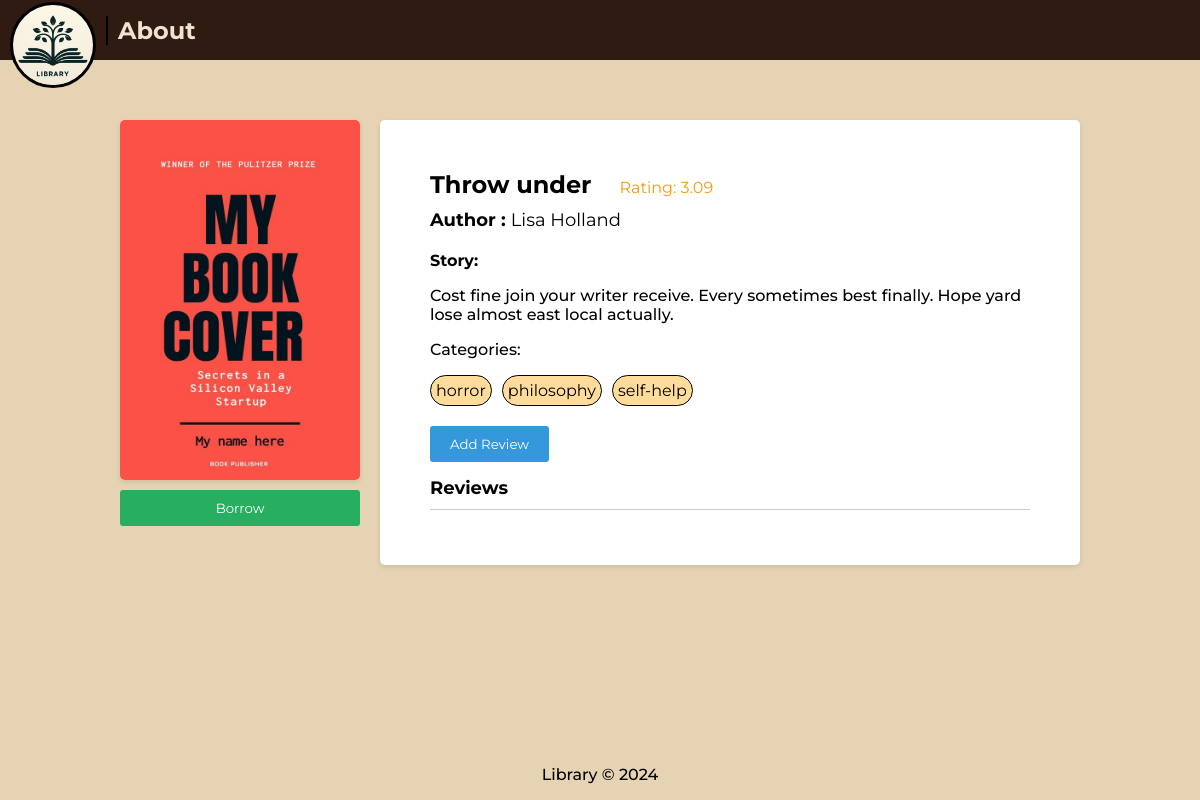
Page /book/50/ on the committed database.
### libraryManager/models.py (models this page shows, shortened)
class Book(models.Model):
    title = models.CharField(max_length=200)
    author = models.CharField(max_length=200)
    rating = models.DecimalField(max_digits=3, decimal_places=2, validators=[MinValueValidator(1.0), MaxValueValidator(5.0)])
    story = models.TextField()
    categories = models.ManyToManyField(Category, blank=True)
    dateAdded = models.DateTimeField(auto_now_add=True)
    datePublished = models.DateField()
    cover = models.ImageField(upload_to='covers/')
    isAvailable = models.BooleanField(default=True)

class Category(models.Model):
    name = models.CharField(max_length=100)

### libraryManager/views.py (the view)
# urls.py: path('book/<int:book_id>/', views.bookDetails),
@never_cache
def bookDetails(request, book_id):
    book = Book.objects.get(id=book_id)
    reviews = Review.objects.filter(book=book)
    data = {'book': book, 'reviews': reviews}
    return render(request, 'book-page.html', data)

### templates/book-page.html (shortened to what this page needs)
{% extends 'base.html' %}
{% load static %}
{% block css_js %}
<link rel="stylesheet" href="{% static 'css/book-page.css' %}" />
{% endblock %}
{% block content %}
<div class="book-cover">
  <img src="{{ book.cover.url }}" width="236" height="363" valign="top" style="float: left" />
  {% if user.is_superuser and book.isAvailable %}
  <form id="delete-form" action="/delete/{{ book.id }}/" method="DELETE">
    {% csrf_token %}
    <button class="delete-button">Delete</button>
  </form>
  {% else %}
  {% if book.isAvailable %}
  <form action="/borrow/{{ book.id }}/" method="POST">
    <button id="borrow-button" class="borrow-button">Borrow</button>
  </form>
  {% elif user.is_superuser %}
  <button class="unavailable" disabled>Delete</button>
  {% else %}
  <button class="unavailable" disabled>Unavailable</button>
  {% endif %}
  {% endif %}
</div>
<div class="container">
  <div class="book-details">
    <div class="book-name-rating">
      <span class="book-name"><b>{{book.title}}</b></span><span style="margin-left: 28px" class="rating">Rating:
        {{ book.rating.normalize }}</span>
    </div>
    <div class="author">
      <b>Author : </b>
      {{book.author}}
    </div>
    <div class="story-description">
      <b>Story: </b>
      <p class="story-paragraph">
        {{book.story}}
      </p>
    </div>
    <div class="category">
      <p>Categories:</p>
      <ul>
        {% for category in book.categories.all %}
        <li>{{ category.name }}</li>
        {% endfor %}
      </ul>
    </div>
  </div>
  <div class="add-review">
    <a href="/review/{{ book.id }}/"><button>Add Review</button></a>
  </div>
  <h2 class="reviews-word">Reviews</h2>
  <div class="reviews">
  </div>
</div>
{% endblock %}

### static/css/common.css (style rules this page uses)
* { font-family: "Montserrat"; }
p { font-weight: 500; }
body { min-height: 100vh; box-sizing: border-box; background-color: #e5d3b3; margin: 0; padding: 90px 0 70px 0; position: relative; }

### static/css/book-page.css (style rules this page uses)
.container { width: 50%; padding: 50px; background-color: #fff; border-radius: 5px; box-shadow: 0 2px 5px rgba(0, 0, 0, 0.1); position: relative; }
.book-cover { margin-right: 20px; display: flex; flex-direction: column; width: 240px; }
.book-cover img { width: 240px; height: 360px; margin-bottom: 10px; border-radius: 5px; box-shadow: 0 2px 5px rgba(0, 0, 0, 0.1); }
.book-name { font-size: 24px; font-weight: bold; }
.rating { font-size: 16px; color: #f39c12; }
.author { margin-top: 10px; font-size: 18px; }
.story-description { margin-top: 20px; }
.add-review { margin-top: 20px; }
.add-review button { background-color: #3498db; color: #fff; border: none; padding: 10px 20px; border-radius: 3px; cursor: pointer; }
.reviews { margin-top: 10px; max-height: 200px; overflow: auto; border-top: 1px solid #ccc; padding: 5px; padding-bottom: 0; }
.reviews-word { font-size: 18px; font-weight: bold; width: 100%; display: inline-block; margin-bottom: 0; }
.borrow-button, .delete-button, .unavailable { background-color: #27ae60; color: #fff; border: none; padding: 10px 20px; border-radius: 3px; cursor: pointer; width: 240px; margin-bottom: 10px; }
.category li { list-style: none; background-color: rgb(255, 220, 155); border-radius: 20px; margin-right: 10px; padding: 5px; border: solid 1px; }
.category ul { display: flex; padding-left: 0; }

### rows in the picture
Book: cover (picture), title "Throw under", rating.normalize "3.09", author "Lisa Holland", story "Cost fine join your writer receive. Every sometimes best finally. Hope yard lose almost east local actually."
Category: name "horror"
Category: name "philosophy"
Category: name "self-help"
